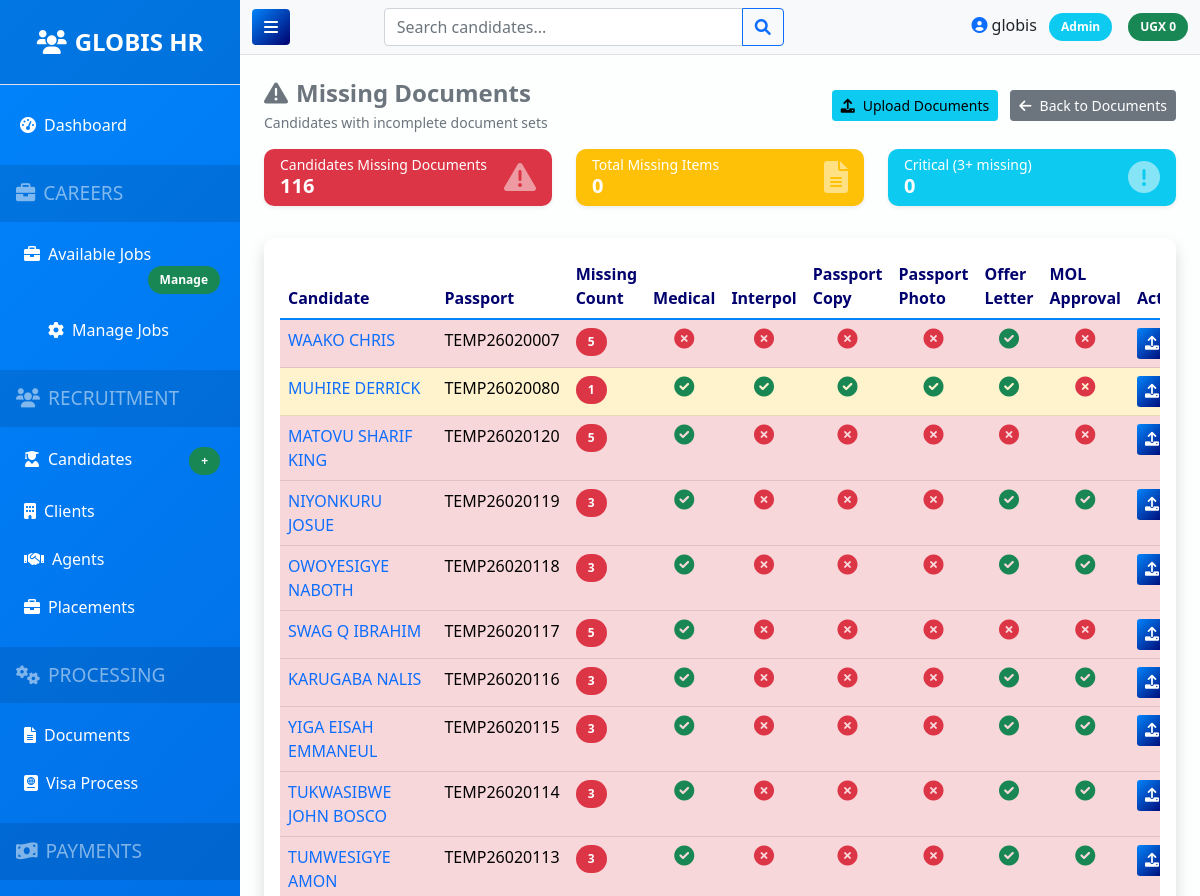
/documents/missing/ (signed in, upper part), run on an earlier commit of the app's database.
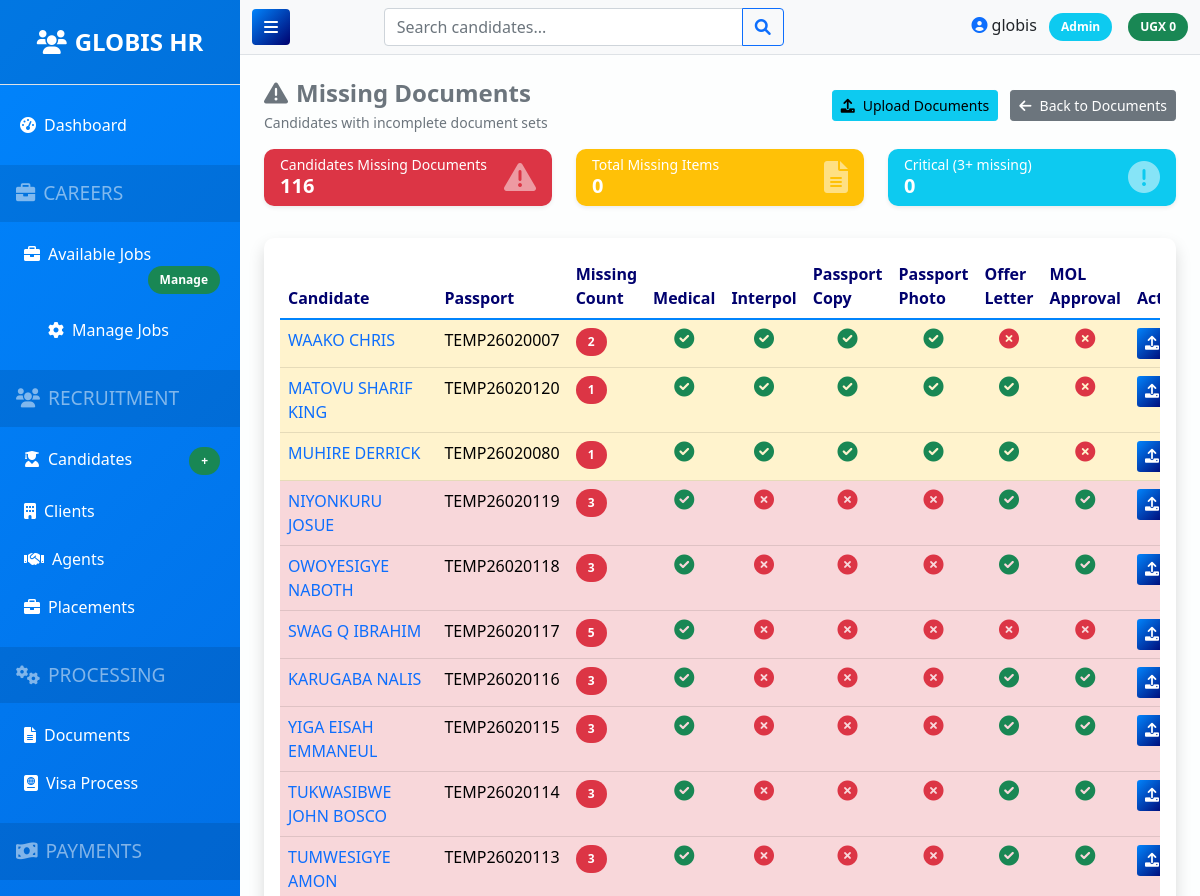
And on a later commit of the database.
### apps/documents/models.py (models this page shows, shortened)
class DocumentStatus(models.Model):
    candidate = models.OneToOneField(
        Candidate,
        on_delete=models.CASCADE,
        related_name='document_status'  # CHANGED: was 'documents'
    )
    medical_report = models.BooleanField(default=False)
    interpol = models.BooleanField(default=False)
    passport_copy = models.BooleanField(default=False)
    passport_photo = models.BooleanField(default=False)
    offer_letter = models.BooleanField(default=False)
    mol_approval = models.BooleanField(default=False, verbose_name="MOL Approval Received and Signed")
    updated_at = models.DateTimeField(auto_now=True)
    def missing_documents_count(self):
        count = 0
        if not self.medical_report: count += 1
        if not self.interpol: count += 1
        if not self.passport_copy: count += 1
        if not self.passport_photo: count += 1
        if not self.offer_letter: count += 1
        if not self.mol_approval: count += 1
        return count
    class Meta:
        ordering = ['-updated_at']
        verbose_name = "Document Status"
        verbose_name_plural = "Document Statuses"
        indexes = [
            models.Index(fields=['candidate']),
            models.Index(fields=['updated_at']),
        ]

### apps/candidates/models.py (models this page shows, shortened)
class Candidate(models.Model):
    NATIONALITIES = [
        ('UG', 'Ugandan'),
        ('KE', 'Kenyan'),
        ('TZ', 'Tanzanian'),
        ('RW', 'Rwandan'),
        ('BI', 'Burundian'),
        ('SS', 'South Sudanese'),
        ('NG', 'Nigerian'),
        ('GH', 'Ghanaian'),
        ('ZA', 'South African'),
        ('CM', 'Cameroonian'),
        ('CI', 'Ivorian'),
        ('SN', 'Senegalese'),
        ('ET', 'Ethiopian'),
        ('ER', 'Eritrean'),
        ('SO', 'Somali'),
        ('CD', 'Congolese (DRC)'),
        ('CG', 'Congolese (Brazzaville)'),
        ('EG', 'Egyptian'),
        ('MA', 'Moroccan'),
        ('TN', 'Tunisian'),
        ('DZ', 'Algerian'),
        ('LY', 'Libyan'),
        ('SD', 'Sudanese'),
        ('Other', 'Other'),
    ]
    BLOOD_GROUPS = [
        ('A+', 'A+'), ('A-', 'A-'),
        ('B+', 'B+'), ('B-', 'B-'),
        ('O+', 'O+'), ('O-', 'O-'),
        ('AB+', 'AB+'), ('AB-', 'AB-'),
    ]
    PAYMENT_PLANS = [
        ('cash', 'Full Cash Payment'),
        ('loan', 'Loan'),
        ('installment', 'Installment Plan'),
    ]
    full_name = models.CharField(max_length=200)
    passport_no = models.CharField(max_length=50, unique=True)
    passport_expiry = models.DateField()
    nationality = models.CharField(max_length=50, choices=NATIONALITIES, default='UG', help_text="Candidate's nationality")
    position = models.CharField(max_length=100)
    contact_number = models.CharField(max_length=20)
    mother_name = models.CharField(max_length=100, blank=True)
    father_name = models.CharField(max_length=100, blank=True)
    blood_group = models.CharField(max_length=3, choices=BLOOD_GROUPS, blank=True)
    salary = models.DecimalField(max_digits=10, decimal_places=2)
    agent = models.ForeignKey(Agent, on_delete=models.SET_NULL, null=True, related_name='candidates')
    client = models.ForeignKey(Client, on_delete=models.SET_NULL, null=True, related_name='candidates')
    initial_amount = models.DecimalField(max_digits=10, decimal_places=2, default=0,
                                         help_text="Total amount to be paid")
    remaining_balance = models.DecimalField(max_digits=10, decimal_places=2, default=0,
                                           help_text="Remaining balance to be paid")
    payment_plan = models.CharField(max_length=20, choices=PAYMENT_PLANS, default='cash')
    loan_provider = models.CharField(max_length=100, blank=True, help_text="If on loan, name of provider")
    loan_reference = models.CharField(max_length=100, blank=True, help_text="Loan reference number")
    fully_paid = models.BooleanField(default=False)
    fully_paid_date = models.DateField(null=True, blank=True)
    remarks = models.TextField(blank=True)
    created_at = models.DateTimeField(auto_now_add=True)
    updated_at = models.DateTimeField(auto_now=True)
    class Meta:
        ordering = ['-created_at']
        indexes = [
            models.Index(fields=['passport_no']),
            models.Index(fields=['created_at']),
            models.Index(fields=['fully_paid']),
            models.Index(fields=['payment_plan']),
        ]

### apps/documents/views.py (the view)
# urls.py: path('missing/', views.missing_documents, name='missing_documents'),
@login_required
def missing_documents(request):
    missing_docs = DocumentStatus.objects.filter(
        Q(medical_report=False) |
        Q(interpol=False) |
        Q(passport_copy=False) |
        Q(passport_photo=False) |
        Q(offer_letter=False) |
        Q(mol_approval=False)
    ).select_related('candidate').distinct()
    for doc in missing_docs:
        doc.missing_count = doc.missing_documents_count()
    return render(request, 'documents/missing.html', {'documents': missing_docs})

### templates/documents/missing.html (shortened to what the changed rows need)
{% extends 'base.html' %}
{% block content %}
<div class="row mt-3">
    <div class="col-12">
        <div class="card shadow">
            <div class="card-body">
                <div class="table-responsive">
                    <table class="table table-hover">
                        <thead>
                            <tr>
                                <th>Candidate</th>
                                <th>Passport</th>
                                <th>Missing Count</th>
                                <th>Medical</th>
                                <th>Interpol</th>
                                <th>Passport Copy</th>
                                <th>Passport Photo</th>
                                <th>Offer Letter</th>
                                <th>MOL Approval</th>
                                <th>Actions</th>
                            </tr>
                        </thead>
                        <tbody>
                            {% for doc in documents %}
                            <tr class="{% if doc.missing_documents_count >= 3 %}table-danger{% else %}table-warning{% endif %}">
                                <td>
                                    <a href="{% url 'candidate_detail' doc.candidate.id %}" class="text-decoration-none fw-semibold">
                                        {{ doc.candidate.full_name }}
                                    </a>
                                </td>
                                <td>{{ doc.candidate.passport_no }}</td>
                                <td>
                                    <span class="badge bg-danger">{{ doc.missing_documents_count }}</span>
                                </td>
                                <td class="text-center">
                                    {% if not doc.medical_report %}
                                        <i class="fas fa-times-circle text-danger fs-5"></i>
                                    {% else %}
                                        <i class="fas fa-check-circle text-success fs-5"></i>
                                    {% endif %}
                                </td>
                                <td class="text-center">
                                    {% if not doc.interpol %}
                                        <i class="fas fa-times-circle text-danger fs-5"></i>
                                    {% else %}
                                        <i class="fas fa-check-circle text-success fs-5"></i>
                                    {% endif %}
                                </td>
                                <td class="text-center">
                                    {% if not doc.passport_copy %}
                                        <i class="fas fa-times-circle text-danger fs-5"></i>
                                    {% else %}
                                        <i class="fas fa-check-circle text-success fs-5"></i>
                                    {% endif %}
                                </td>
                                <td class="text-center">
                                    {% if not doc.passport_photo %}
                                        <i class="fas fa-times-circle text-danger fs-5"></i>
                                    {% else %}
                                        <i class="fas fa-check-circle text-success fs-5"></i>
                                    {% endif %}
                                </td>
                                <td class="text-center">
                                    {% if not doc.offer_letter %}
                                        <i class="fas fa-times-circle text-danger fs-5"></i>
                                    {% else %}
                                        <i class="fas fa-check-circle text-success fs-5"></i>
                                    {% endif %}
                                </td>
                                <td class="text-center">
                                    {% if not doc.mol_approval %}
                                        <i class="fas fa-times-circle text-danger fs-5"></i>
                                    {% else %}
                                        <i class="fas fa-check-circle text-success fs-5"></i>
                                    {% endif %}
                                </td>
                                <td>
                                    <div class="btn-group btn-group-sm" role="group">
                                        <a href="{% url 'candidate_documents' doc.candidate.id %}" class="btn btn-sm btn-primary" title="Upload Documents">
                                            <i class="fas fa-upload"></i>
                                        </a>
                                    </div>
                                </td>
                            </tr>
                            {% endfor %}
                        </tbody>
                    </table>
                </div>
            </div>
        </div>
    </div>
</div>
{% endblock %}

What changed in the data, as far as the page shows it:
changed DocumentStatus "WAAKO CHRIS": medical_report False → True (drawn); missing_documents_count "5" → "2"; interpol False → True (drawn); passport_copy False → True (drawn); passport_photo False → True (drawn); offer_letter True → False (drawn)
changed DocumentStatus "MATOVU SHARIF KING": interpol False → True (drawn); missing_documents_count "5" → "1"; passport_copy False → True (drawn); passport_photo False → True (drawn); offer_letter False → True (drawn); moves up the list
